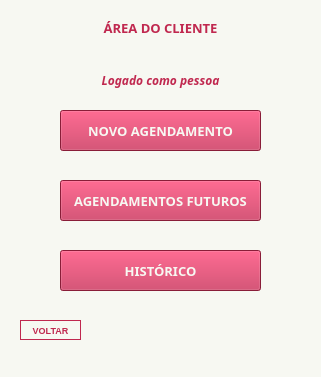
<?xml version="1.0" encoding="UTF-8"?>
<ui version="4.0">
 <class>MainWindow</class>
 <widget class="QMainWindow" name="MainWindow">
  <property name="geometry">
   <rect>
    <x>0</x>
    <y>0</y>
    <width>321</width>
    <height>377</height>
   </rect>
  </property>
  <property name="minimumSize">
   <size>
    <width>321</width>
    <height>376</height>
   </size>
  </property>
  <property name="maximumSize">
   <size>
    <width>321</width>
    <height>377</height>
   </size>
  </property>
  <property name="windowTitle">
   <string>Menu</string>
  </property>
  <property name="windowIcon">
   <iconset>
    <normaloff>imagens/menu icone.png</normaloff>imagens/menu icone.png</iconset>
  </property>
  <property name="autoFillBackground">
   <bool>false</bool>
  </property>
  <property name="styleSheet">
   <string notr="true">background-color : #F7F8F2;
</string>
  </property>
  <widget class="QWidget" name="centralwidget">
   <widget class="QPushButton" name="btnNovoAgendamento">
    <property name="geometry">
     <rect>
      <x>60</x>
      <y>110</y>
      <width>201</width>
      <height>41</height>
     </rect>
    </property>
    <property name="font">
     <font>
      <family>Calisto MT</family>
      <pointsize>10</pointsize>
      <weight>75</weight>
      <bold>true</bold>
     </font>
    </property>
    <property name="styleSheet">
     <string notr="true">background-color: #C0284F;
color: rgb(247, 248, 242)</string>
    </property>
    <property name="text">
     <string>NOVO AGENDAMENTO</string>
    </property>
   </widget>
   <widget class="QLabel" name="label">
    <property name="geometry">
     <rect>
      <x>90</x>
      <y>20</y>
      <width>141</width>
      <height>16</height>
     </rect>
    </property>
    <property name="font">
     <font>
      <family>Calisto MT</family>
      <pointsize>10</pointsize>
      <weight>75</weight>
      <bold>true</bold>
     </font>
    </property>
    <property name="styleSheet">
     <string notr="true">color : #C0284F;</string>
    </property>
    <property name="text">
     <string notr="true">ÁREA DO CLIENTE</string>
    </property>
    <property name="alignment">
     <set>Qt::AlignCenter</set>
    </property>
   </widget>
   <widget class="QPushButton" name="btnFuturos">
    <property name="geometry">
     <rect>
      <x>60</x>
      <y>180</y>
      <width>201</width>
      <height>41</height>
     </rect>
    </property>
    <property name="font">
     <font>
      <family>Calisto MT</family>
      <pointsize>10</pointsize>
      <weight>75</weight>
      <bold>true</bold>
     </font>
    </property>
    <property name="styleSheet">
     <string notr="true">background-color: #C0284F;
color: rgb(247, 248, 242)</string>
    </property>
    <property name="text">
     <string>AGENDAMENTOS FUTUROS</string>
    </property>
   </widget>
   <widget class="QPushButton" name="btnAreaCliente_3">
    <property name="geometry">
     <rect>
      <x>60</x>
      <y>250</y>
      <width>201</width>
      <height>41</height>
     </rect>
    </property>
    <property name="font">
     <font>
      <family>Calisto MT</family>
      <pointsize>10</pointsize>
      <weight>75</weight>
      <bold>true</bold>
     </font>
    </property>
    <property name="styleSheet">
     <string notr="true">background-color: #C0284F;
color: rgb(247, 248, 242)</string>
    </property>
    <property name="text">
     <string>HISTÓRICO</string>
    </property>
   </widget>
   <widget class="QLabel" name="lblLogadoComo">
    <property name="geometry">
     <rect>
      <x>0</x>
      <y>70</y>
      <width>321</width>
      <height>21</height>
     </rect>
    </property>
    <property name="font">
     <font>
      <family>Calisto MT</family>
      <pointsize>9</pointsize>
      <weight>75</weight>
      <italic>true</italic>
      <bold>true</bold>
     </font>
    </property>
    <property name="styleSheet">
     <string notr="true">color:#C0284F</string>
    </property>
    <property name="text">
     <string>Logado como pessoa</string>
    </property>
    <property name="alignment">
     <set>Qt::AlignCenter</set>
    </property>
   </widget>
   <widget class="QPushButton" name="btnVoltar">
    <property name="geometry">
     <rect>
      <x>20</x>
      <y>320</y>
      <width>61</width>
      <height>20</height>
     </rect>
    </property>
    <property name="font">
     <font>
      <pointsize>7</pointsize>
      <weight>75</weight>
      <bold>true</bold>
     </font>
    </property>
    <property name="styleSheet">
     <string notr="true">background-color: #F7F8F2;
border-width: 1px;
border-style: solid;
border-color: #C0284F; 
color : #C0284F;</string>
    </property>
    <property name="text">
     <string>VOLTAR</string>
    </property>
   </widget>
  </widget>
  <widget class="QStatusBar" name="statusbar"/>
 </widget>
 <resources/>
 <connections/>
</ui>
